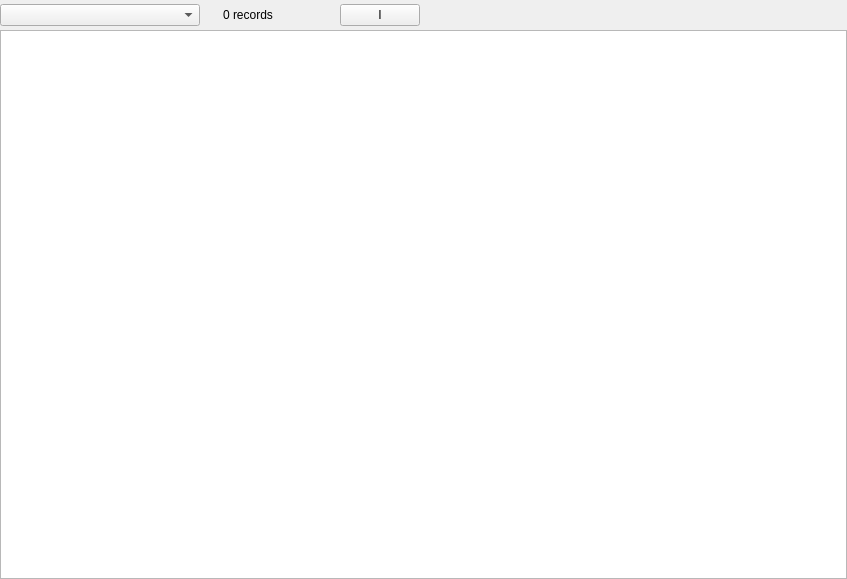
<?xml version="1.0" encoding="UTF-8"?>
<ui version="4.0">
 <class>FormTabIndexes</class>
 <widget class="QWidget" name="FormTabIndexes">
  <property name="geometry">
   <rect>
    <x>0</x>
    <y>0</y>
    <width>847</width>
    <height>579</height>
   </rect>
  </property>
  <property name="windowTitle">
   <string>Form</string>
  </property>
  <layout class="QVBoxLayout" name="verticalLayout">
   <property name="spacing">
    <number>0</number>
   </property>
   <property name="leftMargin">
    <number>0</number>
   </property>
   <property name="topMargin">
    <number>0</number>
   </property>
   <property name="rightMargin">
    <number>0</number>
   </property>
   <property name="bottomMargin">
    <number>0</number>
   </property>
   <item>
    <layout class="QHBoxLayout" name="horizontalLayout">
     <property name="spacing">
      <number>0</number>
     </property>
     <property name="topMargin">
      <number>4</number>
     </property>
     <property name="bottomMargin">
      <number>4</number>
     </property>
     <item alignment="Qt::AlignLeft">
      <widget class="QComboBox" name="cb_indexes">
       <property name="minimumSize">
        <size>
         <width>200</width>
         <height>0</height>
        </size>
       </property>
      </widget>
     </item>
     <item>
      <widget class="QLabel" name="lb_nb_records">
       <property name="sizePolicy">
        <sizepolicy hsizetype="Fixed" vsizetype="Preferred">
         <horstretch>0</horstretch>
         <verstretch>0</verstretch>
        </sizepolicy>
       </property>
       <property name="minimumSize">
        <size>
         <width>140</width>
         <height>0</height>
        </size>
       </property>
       <property name="maximumSize">
        <size>
         <width>140</width>
         <height>16777215</height>
        </size>
       </property>
       <property name="styleSheet">
        <string notr="true">margin-left: 20px</string>
       </property>
       <property name="text">
        <string>0 records</string>
       </property>
      </widget>
     </item>
     <item alignment="Qt::AlignLeft">
      <widget class="QPushButton" name="bt_infos">
       <property name="sizePolicy">
        <sizepolicy hsizetype="Minimum" vsizetype="Fixed">
         <horstretch>0</horstretch>
         <verstretch>0</verstretch>
        </sizepolicy>
       </property>
       <property name="text">
        <string>I</string>
       </property>
      </widget>
     </item>
     <item>
      <spacer name="horizontalSpacer">
       <property name="orientation">
        <enum>Qt::Horizontal</enum>
       </property>
       <property name="sizeHint" stdset="0">
        <size>
         <width>40</width>
         <height>20</height>
        </size>
       </property>
      </spacer>
     </item>
    </layout>
   </item>
   <item>
    <widget class="QTableView" name="tv_compo_stocks">
     <property name="selectionMode">
      <enum>QAbstractItemView::SingleSelection</enum>
     </property>
     <property name="selectionBehavior">
      <enum>QAbstractItemView::SelectRows</enum>
     </property>
     <property name="sortingEnabled">
      <bool>true</bool>
     </property>
    </widget>
   </item>
  </layout>
 </widget>
 <resources/>
 <connections/>
</ui>
